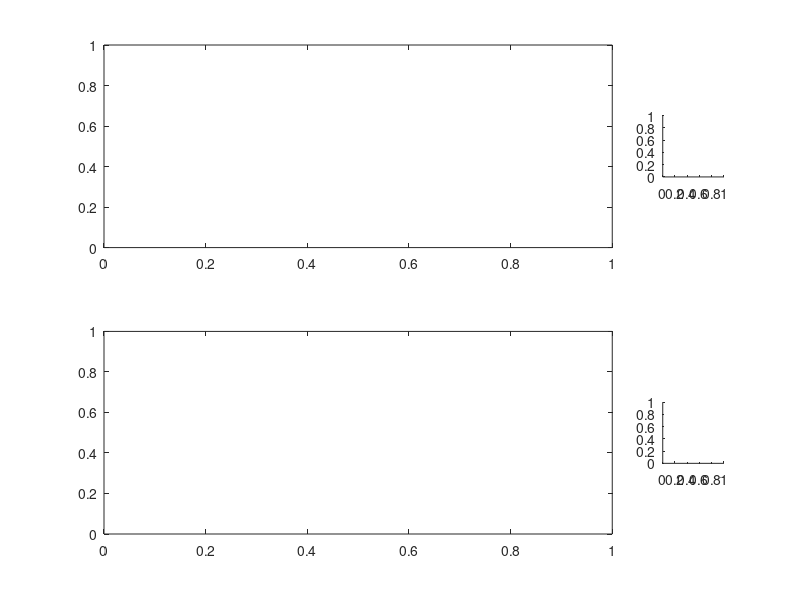

This figure's MATLAB source:
%this script check for motion correction traces in different FOVs from the
%same experiment

datpath = 'Y:\Subjects\SP035\2023-02-24\001';

fns = dir(fullfile(datpath,'alf','FOV*','mpci.ROIActivityF.npy')); %needs to contain mpci data
tiff_fn = dir(fullfile(datpath,'raw_imaging_*'));

nFOVs = length(fns);

xOff = [];
yOff = [];
for iFOV = 1:nFOVs
    
    reg_data_path = fns(iFOV).folder;
    
    %load ops file for accessing motion registration info
    load(fullfile(reg_data_path,'Fall.mat'),'ops');
    
    xOff(iFOV,:) = ops.xoff;
    yOff(iFOV,:) = ops.yoff;
    
end

%% plot motion reg offsets
figure;

ax = [];

ax(1) = subplot(2,6,[1:5]);
plot(xOff');

subplot(2,6,6); hold on;
for iFOV = 2:nFOVs
    scatter(xOff(1,:),xOff(iFOV,:));
end
axis square

ax(2) = subplot(2,6,[7:11]);
plot(yOff');

subplot(2,6,12); hold on;
for iFOV = 2:nFOVs
    scatter(yOff(1,:),yOff(iFOV,:));
end
axis square

linkaxes(ax,'x');
    
